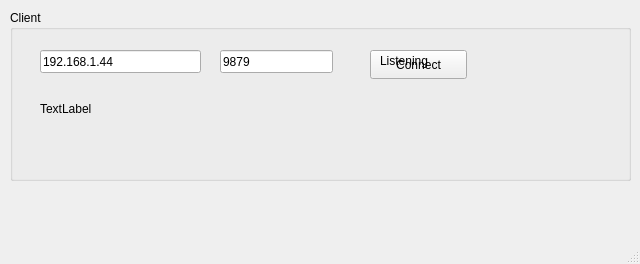
<?xml version="1.0" encoding="UTF-8"?>
<ui version="4.0">
 <class>MainWindow</class>
 <widget class="QMainWindow" name="MainWindow">
  <property name="geometry">
   <rect>
    <x>0</x>
    <y>0</y>
    <width>640</width>
    <height>264</height>
   </rect>
  </property>
  <property name="windowTitle">
   <string>MainWindow</string>
  </property>
  <widget class="QWidget" name="centralwidget">
   <widget class="QGroupBox" name="groupBox">
    <property name="geometry">
     <rect>
      <x>10</x>
      <y>10</y>
      <width>621</width>
      <height>171</height>
     </rect>
    </property>
    <property name="title">
     <string>Client</string>
    </property>
    <widget class="QPushButton" name="pushButtonConnect">
     <property name="geometry">
      <rect>
       <x>360</x>
       <y>40</y>
       <width>97</width>
       <height>29</height>
      </rect>
     </property>
     <property name="text">
      <string>Connect</string>
     </property>
    </widget>
    <widget class="QLineEdit" name="lineEditHost">
     <property name="geometry">
      <rect>
       <x>30</x>
       <y>40</y>
       <width>161</width>
       <height>23</height>
      </rect>
     </property>
     <property name="text">
      <string>192.168.1.44</string>
     </property>
    </widget>
    <widget class="QLineEdit" name="lineEditPort">
     <property name="geometry">
      <rect>
       <x>210</x>
       <y>40</y>
       <width>113</width>
       <height>23</height>
      </rect>
     </property>
     <property name="text">
      <string>9879</string>
     </property>
    </widget>
    <widget class="QLabel" name="labelConnected">
     <property name="geometry">
      <rect>
       <x>370</x>
       <y>40</y>
       <width>101</width>
       <height>21</height>
      </rect>
     </property>
     <property name="styleSheet">
      <string notr="true">font: 12pt &quot;MS Shell Dlg 2&quot;rgb(0, 152, 111)
;</string>
     </property>
     <property name="text">
      <string>Listening</string>
     </property>
    </widget>
    <widget class="QLabel" name="labelSocketInfo">
     <property name="geometry">
      <rect>
       <x>30</x>
       <y>90</y>
       <width>461</width>
       <height>17</height>
      </rect>
     </property>
     <property name="text">
      <string>TextLabel</string>
     </property>
    </widget>
   </widget>
  </widget>
  <widget class="QMenuBar" name="menubar">
   <property name="geometry">
    <rect>
     <x>0</x>
     <y>0</y>
     <width>640</width>
     <height>27</height>
    </rect>
   </property>
  </widget>
  <widget class="QStatusBar" name="statusbar"/>
 </widget>
 <resources/>
 <connections/>
</ui>
